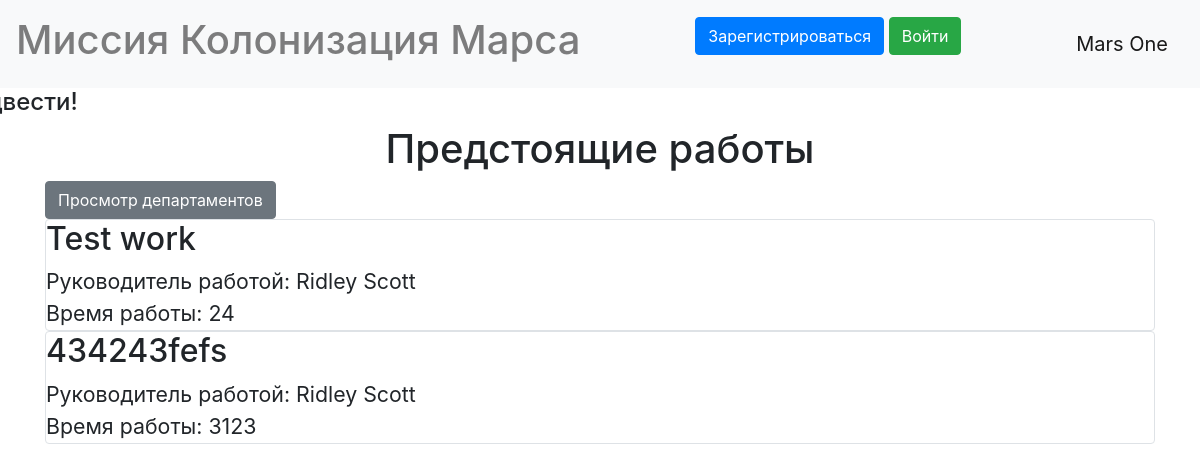
The app's page /index, older data.
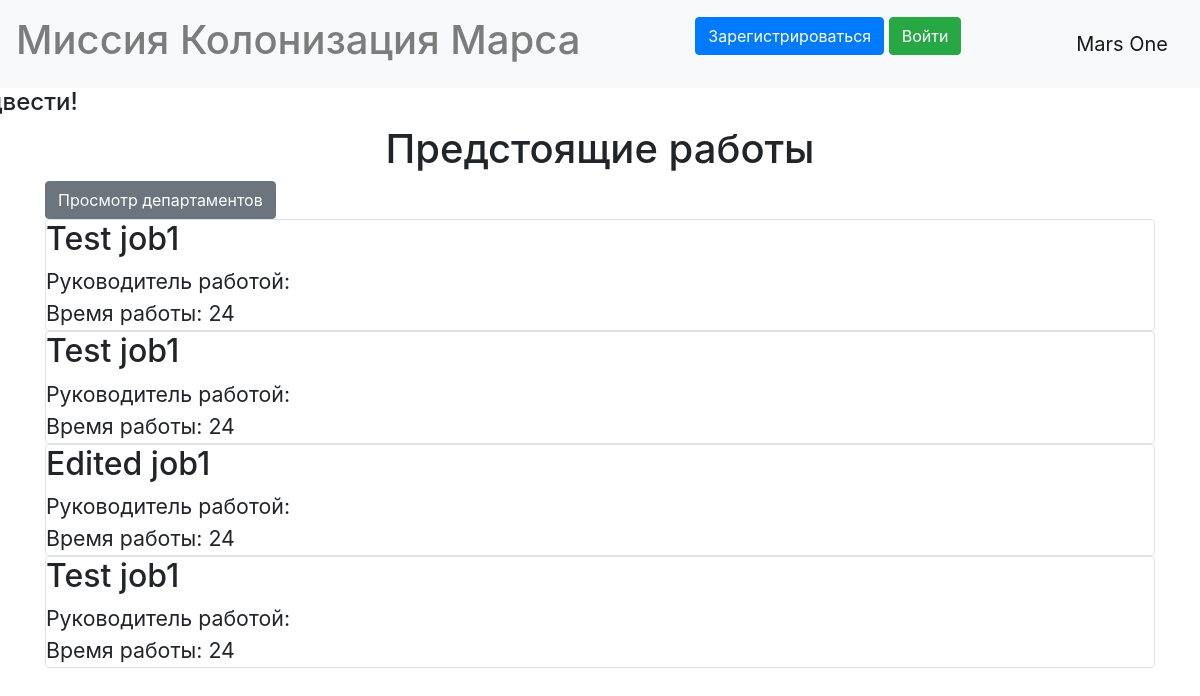
The same page, newer data.
### data/jobs.py (models this page shows)
class Jobs(SqlAlchemyBase, SerializerMixin):
    __tablename__ = "jobs"
    id = sqlalchemy.Column(sqlalchemy.Integer, primary_key=True, autoincrement=True)
    team_leader = sqlalchemy.Column(sqlalchemy.Integer, foreign_key=True)
    job = sqlalchemy.Column(sqlalchemy.String, nullable=True)
    work_size = sqlalchemy.Column(sqlalchemy.Integer, nullable=True)
    collaborators = sqlalchemy.Column(sqlalchemy.String, nullable=True)
    start_date = sqlalchemy.Column(sqlalchemy.DateTime, nullable=True)
    end_date = sqlalchemy.Column(sqlalchemy.DateTime, nullable=True)
    is_finished = sqlalchemy.Column(sqlalchemy.Boolean, default=False)
    creator = sqlalchemy.Column(sqlalchemy.Integer, nullable=True)

### data/users.py (models this page shows, shortened)
class User(SqlAlchemyBase, UserMixin, SerializerMixin):
    __tablename__ = 'users'
    id = sqlalchemy.Column(sqlalchemy.Integer, primary_key=True, autoincrement=True)
    surname = sqlalchemy.Column(sqlalchemy.String, nullable=True)
    name = sqlalchemy.Column(sqlalchemy.String, nullable=True)
    age = sqlalchemy.Column(sqlalchemy.Integer, nullable=True)
    position = sqlalchemy.Column(sqlalchemy.String, nullable=True)
    speciality = sqlalchemy.Column(sqlalchemy.String, nullable=True)
    address = sqlalchemy.Column(sqlalchemy.String, nullable=True)
    email = sqlalchemy.Column(sqlalchemy.String, unique=True, nullable=True)
    hashed_password = sqlalchemy.Column(sqlalchemy.String, nullable=True)
    created_date = sqlalchemy.Column(sqlalchemy.DateTime, default=datetime.datetime.now())

### main.py (the view)
@app.route("/")
@app.route("/index")
def index():
    if isinstance(current_user, AnonymousUserMixin):
        current_user.id = -1
    dbs = db_session.create_session()
    jobs = dbs.query(Jobs).all()
    team_leaders = [dbs.query(User).get(job.team_leader) for job in jobs]
    flags = [current_user.id == 1 or current_user.id == job.creator for job in jobs]
    return render_template("index.html", jobs=jobs, team_leaders=team_leaders, flags=flags)

### data/db_session.py (called while the page is built)
def create_session() -> Session:
    global __factory
    return __factory()

### templates/index.html (shortened to what this page needs)
{% extends "base.html" %}
{% block content %}
<link rel="stylesheet" type="text/css" href="../static/css/index.css">
<h1 style="text-align: center;">Предстоящие работы</h1>
<a href="departments" class="btn btn-secondary">Просмотр департаментов</a>
{% for job in jobs%}
{%if not job.ins_finished%}
<div class="col-md6 border rounded">
    <h2>{{job.job.capitalize()}}</h2>
    <div class="tml">
        Руководитель работой: {{team_leaders[loop.index0].surname}} {{team_leaders[loop.index0].name}}
    </div>
    <div class="tml">
        Время работы: {{job.work_size}}
    </div>
</div>
{%endif%}
{% endfor %}
{% endblock %}

Row changes from the older to the newer data that the page shows:
removed User: surname "Ridley", name "Scott"
changed Jobs (number 1 of 4 on the later page): job "Test work" → "Test job1"
changed Jobs (number 2 of 4 on the later page): job "434243fefs" → "Test job1"; work_size "3123" → "24"
added Jobs: job "Edited job1", work_size "24"
added Jobs: job "Test job1", work_size "24"
